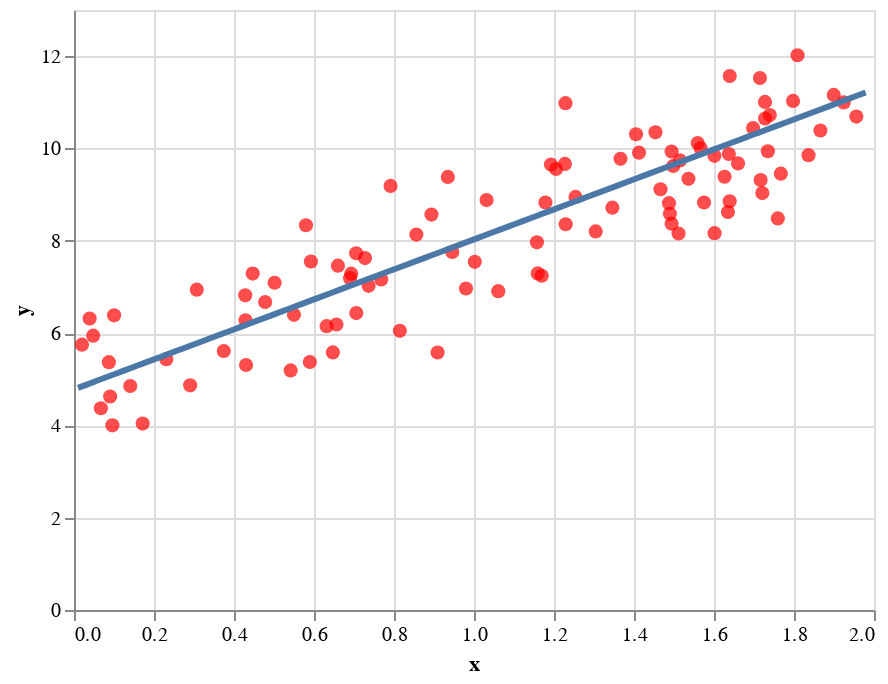

Here is the notebook cell this chart was saved with:
### Markdown cell above
The estimated parameters are $w_0 = 4.795$ and $w_1 = 2.993$ that are close enough to $w_0=5$ and $w_1=3$. Let's plot the line.

### Code cell
y_predicted = w_0 + w_1 * X
line = make_line_plot(X,y_predicted)

#show the charts
origin_chart + line

### Figure 1 — Vega-Lite specification as saved in the notebook (floating-point values rounded to 4 significant figures)
{"config": {"view": {"continuousWidth": 400, "continuousHeight": 300}}, "layer": [{"data": {"name": "data-ec3aa42d3bc1761d7304f0d2692077c1"}, "mark": {"type": "point", "color": "red", "filled": true, "size": 50}, "encoding": {"x": {"type": "quantitative", "field": "x"}, "y": {"type": "quantitative", "field": "y"}}}, {"data": {"name": "data-8039c0fe67937d5987e4f5c7a2a55e0a"}, "mark": {"type": "line", "size": 3}, "encoding": {"x": {"type": "quantitative", "field": "x"}, "y": {"type": "quantitative", "field": "y"}}}], "$schema": "https://vega.github.io/schema/vega-lite/v4.0.2.json", "datasets": {"data-ec3aa42d3bc1761d7304f0d2692077c1": [{"x": 1.227, "y": 9.666}, {"x": 0.9457, "y": 7.759}, {"x": 1.229, "y": 10.98}, {"x": 0.01995, "y": 5.75}, {"x": 0.7275, "y": 7.625}, {"x": 1.635, "y": 8.623}, {"x": 0.9799, "y": 6.967}, {"x": 1.494, "y": 9.933}, {"x": 1.698, "y": 10.44}, {"x": 1.515, "y": 9.741}, {"x": 0.5016, "y": 7.09}, {"x": 0.6317, "y": 6.15}, {"x": 1.17, "y": 7.242}, {"x": 0.7365, "y": 7.023}, {"x": 1.836, "y": 9.855}, {"x": 0.7681, "y": 7.162}, {"x": 0.1717, "y": 4.038}, {"x": 0.5499, "y": 6.396}, {"x": 0.03906, "y": 6.315}, {"x": 1.454, "y": 10.35}, {"x": 1.205, "y": 9.556}, {"x": 1.601, "y": 8.165}, {"x": 1.413, "y": 9.909}, {"x": 0.6931, "y": 7.288}, {"x": 0.7058, "y": 6.434}, {"x": 0.307, "y": 6.941}, {"x": 1.767, "y": 9.454}, {"x": 0.08714, "y": 5.37}, {"x": 0.6561, "y": 6.185}, {"x": 1.179, "y": 8.828}, {"x": 0.8146, "y": 6.049}, {"x": 0.7054, "y": 7.73}, {"x": 1.366, "y": 9.775}, {"x": 1.637, "y": 9.88}, {"x": 1.159, "y": 7.293}, {"x": 0.06718, "y": 4.371}, {"x": 1.956, "y": 10.69}, {"x": 0.1003, "y": 6.385}, {"x": 1.735, "y": 9.94}, {"x": 1.717, "y": 9.314}, {"x": 1.487, "y": 8.814}, {"x": 1.76, "y": 8.485}, {"x": 1.157, "y": 7.967}, {"x": 0.09038, "y": 4.625}, {"x": 1.498, "y": 9.621}, {"x": 1.575, "y": 8.83}, {"x": 1.567, "y": 10.01}, {"x": 1.728, "y": 11.01}, {"x": 1.346, "y": 8.718}, {"x": 0.2307, "y": 5.433}, {"x": 1.304, "y": 8.203}, {"x": 1.715, "y": 11.53}, {"x": 0.9346, "y": 9.384}, {"x": 0.4288, "y": 6.276}, {"x": 1.924, "y": 11.0}, {"x": 0.4468, "y": 7.289}, {"x": 0.6903, "y": 7.19}, {"x": 1.254, "y": 8.95}, {"x": 1.899, "y": 11.16}, {"x": 0.5922, "y": 7.552}, {"x": 0.6472, "y": 5.581}, {"x": 1.002, "y": 7.543}, {"x": 1.494, "y": 8.371}, {"x": 1.405, "y": 10.31}, {"x": 1.66, "y": 9.677}, {"x": 0.2904, "y": 4.867}, {"x": 1.061, "y": 6.908}, {"x": 1.536, "y": 9.342}, {"x": 1.511, "y": 8.157}, {"x": 0.8559, "y": 8.134}, {"x": 1.229, "y": 8.358}, {"x": 0.909, "y": 5.58}, {"x": 1.49, "y": 8.583}, {"x": 0.5896, "y": 5.374}, {"x": 1.866, "y": 10.39}, {"x": 0.5799, "y": 8.336}, {"x": 1.728, "y": 10.65}, {"x": 1.798, "y": 11.03}, {"x": 0.7914, "y": 9.189}, {"x": 1.466, "y": 9.116}, {"x": 1.601, "y": 9.84}, {"x": 1.739, "y": 10.72}, {"x": 0.4281, "y": 6.818}, {"x": 1.639, "y": 8.857}, {"x": 0.6598, "y": 7.46}, {"x": 0.5416, "y": 5.191}, {"x": 1.192, "y": 9.652}, {"x": 1.031, "y": 8.881}, {"x": 1.639, "y": 11.57}, {"x": 0.478, "y": 6.673}, {"x": 0.3744, "y": 5.611}, {"x": 0.8936, "y": 8.567}, {"x": 1.809, "y": 12.02}, {"x": 1.626, "y": 9.386}, {"x": 1.559, "y": 10.12}, {"x": 1.721, "y": 9.034}, {"x": 0.1407, "y": 4.854}, {"x": 0.04797, "y": 5.944}, {"x": 0.09597, "y": 4.001}, {"x": 0.4301, "y": 5.308}], "data-8039c0fe67937d5987e4f5c7a2a55e0a": [{"x": 1.359, "y": 9.195}, {"x": 1.903, "y": 10.96}, {"x": 1.087, "y": 8.313}, {"x": 0.5181, "y": 6.464}, {"x": 0.2232, "y": 5.506}, {"x": 1.258, "y": 8.867}, {"x": 0.6427, "y": 6.869}, {"x": 1.734, "y": 10.42}, {"x": 1.53, "y": 9.752}, {"x": 0.03677, "y": 4.9}, {"x": 0.03909, "y": 4.907}, {"x": 1.282, "y": 8.947}, {"x": 0.9305, "y": 7.804}, {"x": 0.1467, "y": 5.257}, {"x": 0.5325, "y": 6.511}, {"x": 1.679, "y": 10.24}, {"x": 1.611, "y": 10.01}, {"x": 0.09872, "y": 5.101}, {"x": 0.03926, "y": 4.908}, {"x": 0.4134, "y": 6.124}, {"x": 1.747, "y": 10.46}, {"x": 1.598, "y": 9.974}, {"x": 1.249, "y": 8.84}, {"x": 1.974, "y": 11.2}, {"x": 1.819, "y": 10.69}, {"x": 1.401, "y": 9.332}, {"x": 0.1506, "y": 5.27}, {"x": 1.609, "y": 10.01}, {"x": 0.1012, "y": 5.109}, {"x": 1.262, "y": 8.881}, {"x": 1.422, "y": 9.4}, {"x": 0.7074, "y": 7.079}, {"x": 1.158, "y": 8.542}, {"x": 0.7854, "y": 7.333}, {"x": 0.05163, "y": 4.948}, {"x": 0.8787, "y": 7.636}, {"x": 1.729, "y": 10.4}, {"x": 1.205, "y": 8.696}, {"x": 1.436, "y": 9.448}, {"x": 0.4424, "y": 6.218}, {"x": 0.7671, "y": 7.273}, {"x": 1.044, "y": 8.174}, {"x": 1.199, "y": 8.675}, {"x": 1.783, "y": 10.57}, {"x": 0.6697, "y": 6.957}, {"x": 1.595, "y": 9.963}, {"x": 0.1444, "y": 5.25}, {"x": 1.846, "y": 10.78}, {"x": 1.002, "y": 8.036}, {"x": 1.224, "y": 8.759}, {"x": 0.5947, "y": 6.713}, {"x": 0.9409, "y": 7.838}, {"x": 1.864, "y": 10.84}, {"x": 0.188, "y": 5.391}, {"x": 1.979, "y": 11.21}, {"x": 1.263, "y": 8.886}, {"x": 0.7452, "y": 7.202}, {"x": 1.704, "y": 10.32}, {"x": 0.1213, "y": 5.174}, {"x": 1.672, "y": 10.22}, {"x": 1.824, "y": 10.71}, {"x": 1.72, "y": 10.37}, {"x": 1.099, "y": 8.353}, {"x": 0.4953, "y": 6.39}, {"x": 0.01002, "y": 4.813}, {"x": 1.915, "y": 11.0}, {"x": 1.733, "y": 10.41}, {"x": 1.842, "y": 10.77}, {"x": 0.2348, "y": 5.543}, {"x": 1.105, "y": 8.37}, {"x": 0.575, "y": 6.649}, {"x": 0.2654, "y": 5.643}, {"x": 1.119, "y": 8.415}, {"x": 0.2178, "y": 5.488}, {"x": 0.9296, "y": 7.801}, {"x": 1.804, "y": 10.64}, {"x": 0.3773, "y": 6.006}, {"x": 0.7413, "y": 7.189}, {"x": 1.471, "y": 9.56}, {"x": 0.3025, "y": 5.764}, {"x": 0.884, "y": 7.653}, {"x": 0.05537, "y": 4.96}, {"x": 0.3125, "y": 5.796}, {"x": 1.952, "y": 11.12}, {"x": 0.2906, "y": 5.725}, {"x": 0.9077, "y": 7.73}, {"x": 1.71, "y": 10.34}, {"x": 0.9348, "y": 7.818}, {"x": 0.6087, "y": 6.758}, {"x": 1.887, "y": 10.91}, {"x": 1.682, "y": 10.25}, {"x": 0.401, "y": 6.083}, {"x": 1.419, "y": 9.391}, {"x": 0.4203, "y": 6.146}, {"x": 0.7975, "y": 7.372}, {"x": 0.2696, "y": 5.656}, {"x": 0.3844, "y": 6.029}, {"x": 1.83, "y": 10.73}, {"x": 0.8258, "y": 7.464}, {"x": 0.4682, "y": 6.302}]}}
